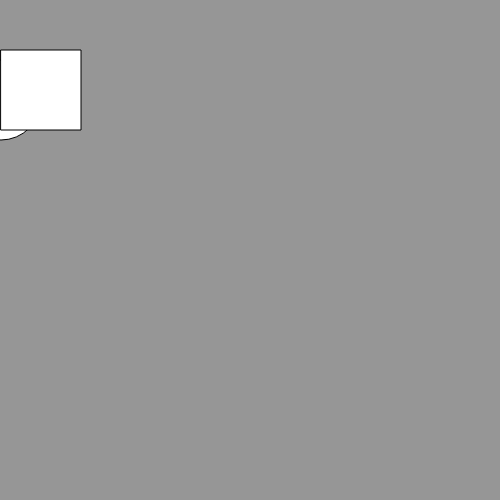
Frame 1 (no input)
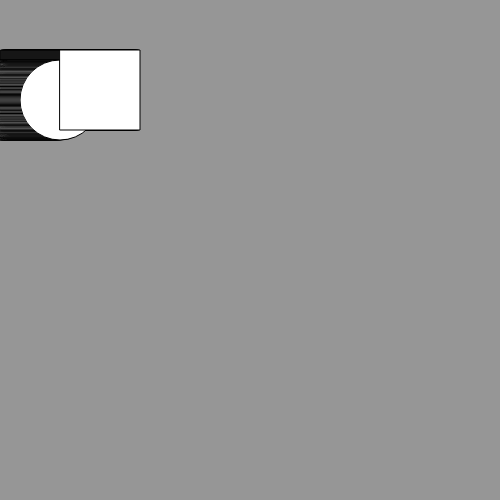
Frame 60 (no input)
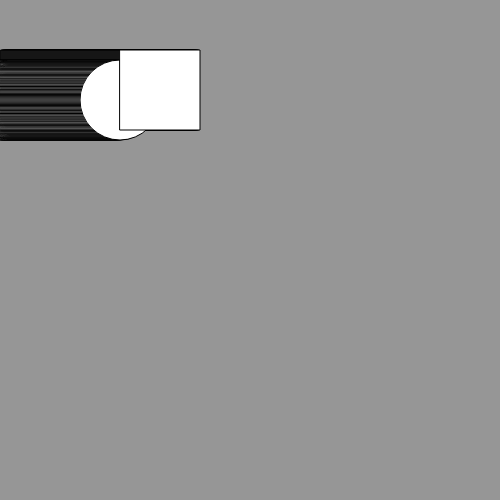
Frame 120 (the mouse pressed at the canvas centre since frame 60)

The p5.js sketch that drew these frames (run headless with seeded random() and noise() and a simulated clock; from frame 60 on, the mouse is pressed at the canvas centre):

// p5.js sketch
// ── sketch.js
// declare variables here
let dogs= 0 ;

function setup() {
  createCanvas(500, 500);

  // set background color in grayscale:
  background(150);


}

function draw() {

dogs++
// draw ellipse
ellipse(dogs, 100, 80, 80);

// draw rectangle
rect(dogs, 50, 80, 80);

}

console.log("inside draw")
// write custom functions here
